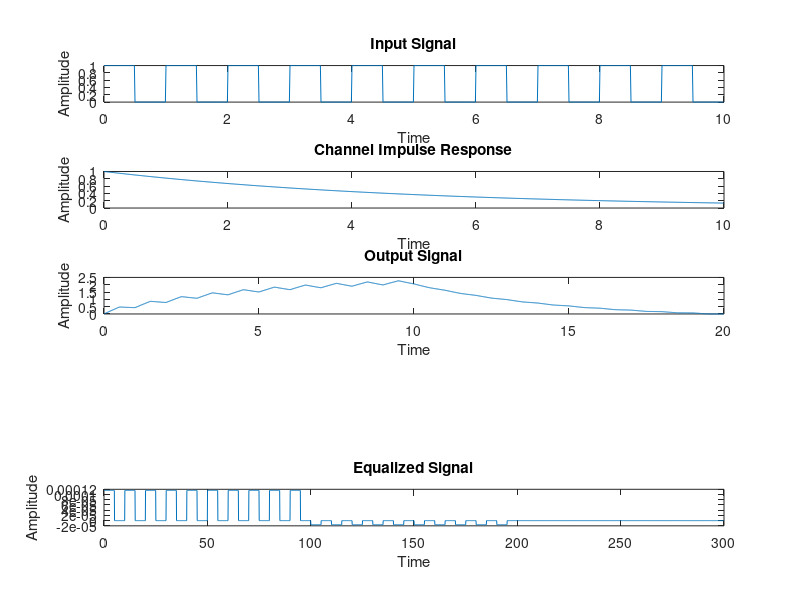

This chart was generated by the following MATLAB code:
close all
clc

%--------------------------------------------------------------------------


% Define time vector

ts = 0.01;                  % increment 1/100 second
total_duration = 10;        % for 10 seconds 
t = 0:ts:total_duration-ts;    


%--------------------------------------------------------------------------


% Define the input signal

x_t = zeros(size(t));       % initialize to vector of zeros 
pulse_width = 0.5;          % width of each rectangular pulse
pulse_interval = 1;         % interval between pulse


% Example: 1 boxcar (rectpuls) 
% for n = 0:pulse_interval:0    
%     x_t = x_t + rectpuls(t-n-(pulse_width/2), pulse_width);
% end


% Example: 2 boxcars
% for n = 0:pulse_interval:1    
%     x_t = x_t + rectpuls(t-n-(pulse_width/2), pulse_width);
% end


% Example: 10 boxcars 
for n = 0:pulse_interval:total_duration     
    x_t = x_t + rectpuls(t-n-(pulse_width/2), pulse_width);
end


% Example: 1 boxcar (heaviside)
% center = 1;
% x_t = heaviside(t - center + pulse_width/2) - heaviside(t - center - pulse_width/2);


%--------------------------------------------------------------------------


% % Sebastian's code
% 
% t = -20:0.01:20;    %Adjusted increment to 0.01
% u = heaviside(t+5.5);
% 
% % Making an array of shifts
% countA = 1;
% uNum = [];
% iNum = 5.5;
% while (countA < 2)
%     if (mod(countA,2) == 1)
%         iNum = iNum - 0.5;
%     else
%         iNum = iNum - 1;
%     end
%     uNum(countA) = iNum;
%     countA = countA + 1;
% end
% 
% % 10 Cycles of unit step in one variable
% count = 0;
% for T = uNum
%     if (mod(count,2) == 0)
%         u = u - heaviside(t+T);
%     else
%         u = u + heaviside(t+T);
%     end
%     count = count + 1;
% end
% 
% 
% x_t = u;


%--------------------------------------------------------------------------



% Define the channel impulse response


% Example: decreasing exponential 
h_t = exp(-0.2*t); % e^-0.2 , e^-0.4 , ...


% Example: cosine 
% h_t = cos(2*pi * t + pi/2);


% Example: boxcars
% h_t = x_t;


%--------------------------------------------------------------------------


% Convolve the input with the channel impulse response
y_t = 0.01*conv(x_t, h_t);          % 0.01 to appropriately scale y-axis 

y_time = 0.01*(1:length(y_t));      % new time vector  


% *Note: y_t output is based on original x_t and h_t x-axis units
%--------------------------------------------------------------------------


% Equalization: define inverse impulse response 
% https://www.mathworks.com/help/matlab/math/fourier-transforms.html 

h_f = fft(h_t);                             % to frequency domain  

h_f_inv = 1 ./ h_f;                         % inverse in frequency domain

h_t_inv = ifft(h_f_inv);                    % back to time domain 


% Convolve output with inverse impulse response
z_t = 0.01*conv(y_t,h_t_inv);               % equalized signal 

z_time = 0.1*(1:length(z_t));               % new time vector 


%--------------------------------------------------------------------------


% Plot the signals
figure('Position', [100, 100, 800, 600]);

% x_t
subplot(5,1,1);
plot(t,x_t);
xlabel('Time');
ylabel('Amplitude');
title('Input Signal');

% h_t
subplot(5,1,2);
plot(t,h_t)
xlabel('Time');
ylabel('Amplitude');
title('Channel Impulse Response');

% y_t
subplot(5,1,3);
plot(y_time,y_t);
xlabel('Time');
ylabel('Amplitude');
title('Output Signal');

% % h_t_inv
% subplot(5,1,4);
% plot(t,h_t_inv);
% xlabel('Time');
% ylabel('Amplitude');
% title('Channel Inverse Impulse Response');

% z_t (equalized signal)
subplot(5,1,5);
plot(z_time,z_t);
xlabel('Time');
ylabel('Amplitude');
title('Equalized Signal');


%--------------------------------------------------------------------------
